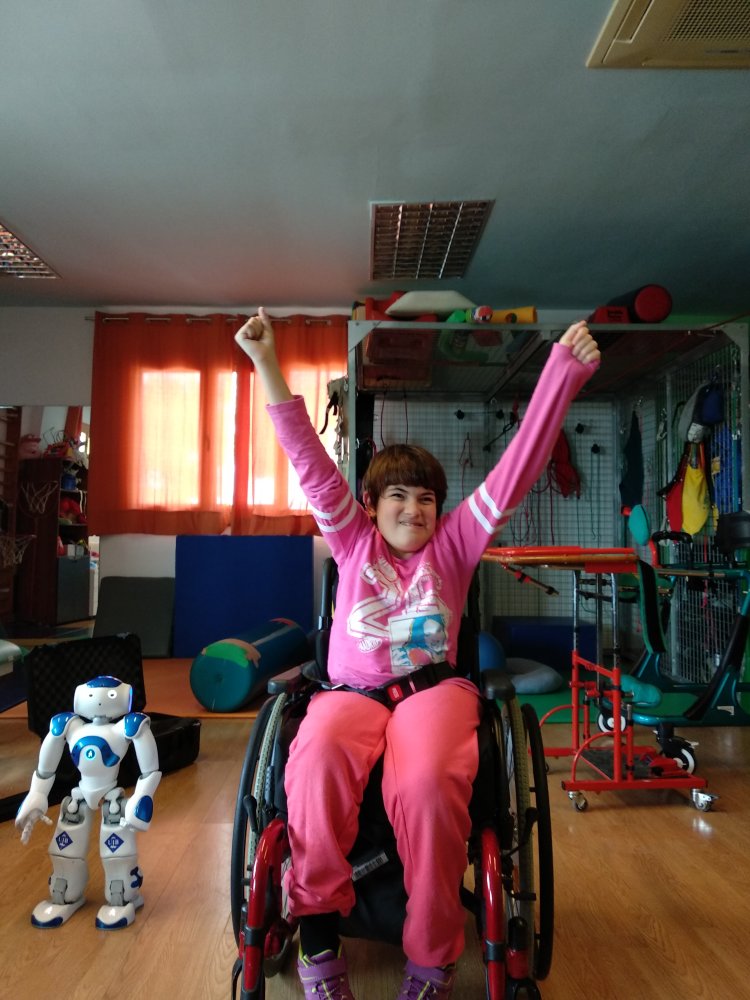
#> input picture Andreu/Andreu/Pell by miquel/p1.jpg, 3000 x 4000 px (shown at 1/4 size)
$ python palaslocasFoto.py
#> lines starting #> are read from the running program, lines starting #| are printed output that depends on the picture; after the words box and inside, x2 and y2 are one past the last pixel; in counts of white or black regions, pixels touching at a corner belong together
# import the necessary packages
import numpy as np
import cv2
import imutils

##Arxiu per trobar cara
faceClassif = cv2.CascadeClassifier('haarcascade_frontalface_default.xml')

frame = cv2.imread('p1.jpg')
#> frame is the input picture: shape (4000, 3000, 3); mean B, G, R 73.5, 78.2, 96.3

framecopia = frame

#RANGS PER SA FOTO
#lower = np.array([0, 54, 21], dtype = "uint8")
#upper = np.array([184, 255, 153], dtype = "uint8")

lower = np.array([0, 48, 80], dtype = "uint8")
upper = np.array([20, 255, 255], dtype = "uint8")

# [21 lines of commented-out code are left out]
gray = cv2.cvtColor(framecopia, cv2.COLOR_BGR2GRAY)
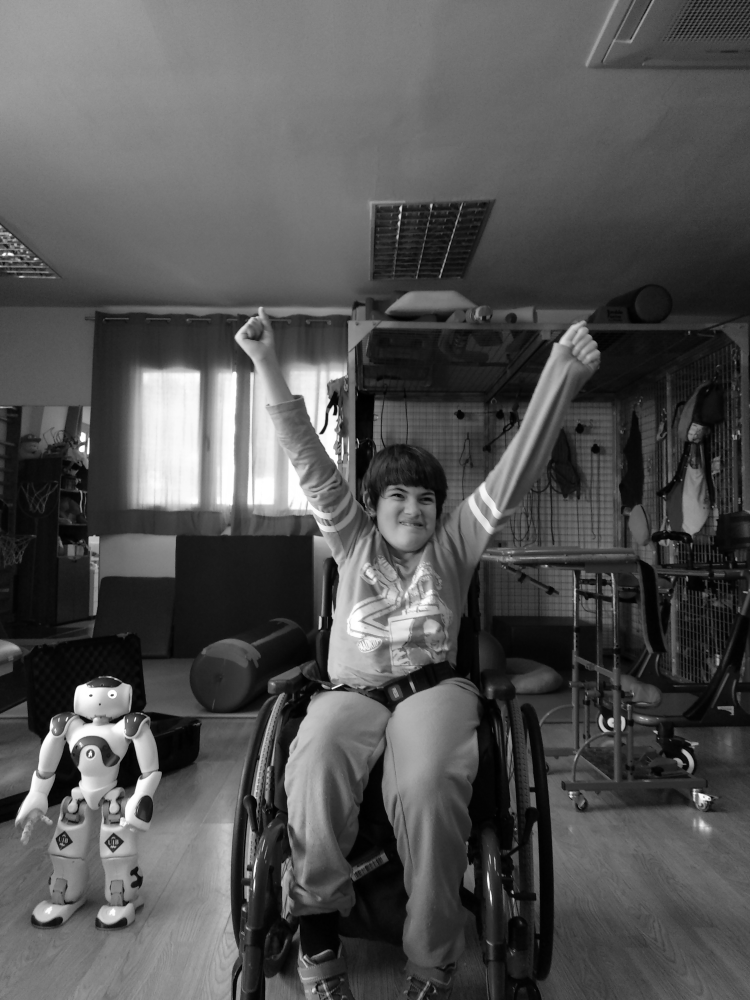
#> gray: shape (4000, 3000) (shown at 1/4 size); min 0, max 255, mean 83

##copy paste
faces = faceClassif.detectMultiScale(gray,
	scaleFactor=1.1,
	minNeighbors=5,
	minSize=(30,30),
	maxSize=(200,200))
#> faces = 18 rows, first 6: [2045, 2852, 42, 42], [2047, 2893, 53, 53], [2050, 2912, 51, 51], [2050, 2931, 55, 55], [2052, 2950, 54, 54], [1480, 1018, 68, 68]


for (x,y,w,h) in faces:
	cv2.rectangle(framecopia,(x-20,y-20),(x+w+20,y+h+50),(0,0,0),-1)
#> this loop made 18 passes
#> (x, y, w, h) on passes 1 to 12: (2045, 2852, 42, 42), (2047, 2893, 53, 53), (2050, 2912, 51, 51), (2050, 2931, 55, 55), (2052, 2950, 54, 54), (1480, 1018, 68, 68), (1779, 1979, 66, 66), (2292, 1764, 74, 74), (1775, 1865, 79, 79), (2161, 2279, 66, 66), (2294, 1790, 77, 77), (1754, 1814, 76, 76)

img = imutils.resize(frame, width = 400)
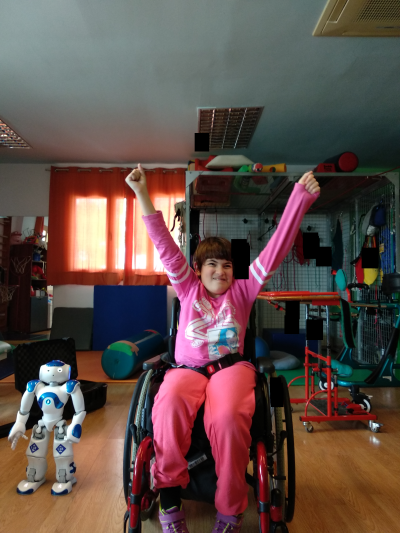
#> img: shape (533, 400, 3); mean B, G, R 72.7, 77.2, 95.3


imgcopia = imutils.resize(framecopia, width = 400)


converted = cv2.cvtColor(img, cv2.COLOR_BGR2HSV)
#> converted: shape (533, 400, 3); mean H, S, V 62.8, 104.1, 103.7
skinMask = cv2.inRange(converted, lower, upper)
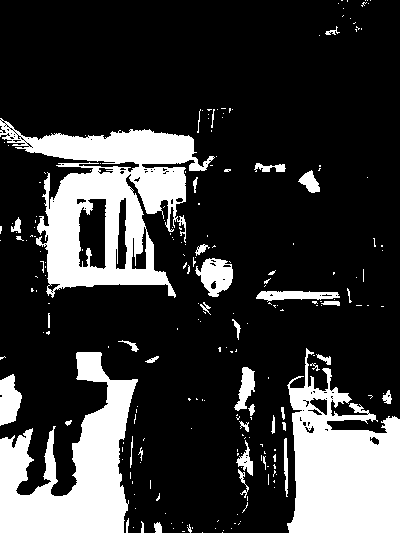
#> skinMask: shape (533, 400); 22.3% white; 223 white regions (182 under 20 px), largest, box (x1, y1, x2, y2) and area: (0, 118, 215, 298) 16225, (287, 348, 400, 533) 13240, (0, 352, 138, 533) 12333


kernel = cv2.getStructuringElement(cv2.MORPH_CROSS, (5, 5))
#> kernel = [[0, 0, 1, 0, 0], [0, 0, 1, 0, 0], [1, 1, 1, 1, 1], [0, 0, 1, 0, 0], [0, 0, 1, 0, 0]]
skinMask = cv2.erode(skinMask, kernel, iterations = 1)
#> skinMask: shape (533, 400); 17% white; 85 white regions (67 under 20 px), largest, box (x1, y1, x2, y2) and area: (289, 411, 400, 533) 11003, (0, 354, 136, 533) 10872, (39, 168, 167, 287) 6632
skinMask = cv2.dilate(skinMask, kernel, iterations = 2)
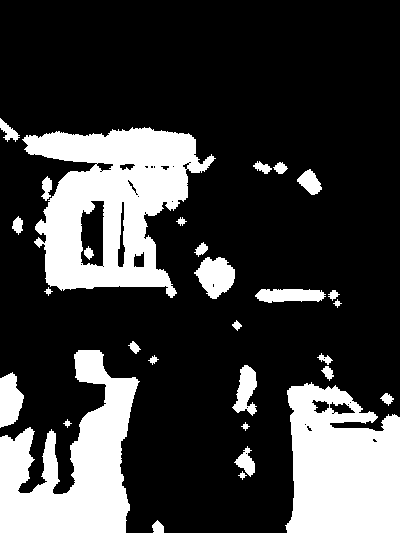
#> skinMask: shape (533, 400); 24.2% white; 30 white regions, largest, box (x1, y1, x2, y2) and area: (22, 127, 216, 298) 17928, (285, 382, 400, 533) 13919, (0, 350, 140, 533) 13606

skinMask = cv2.GaussianBlur(skinMask, (3, 3), 0)
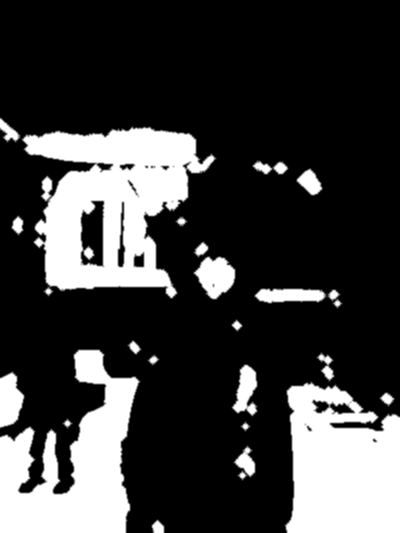
#> skinMask: shape (533, 400); min 0, max 255, mean 61.7
skin = cv2.bitwise_and(img, img, mask = skinMask)
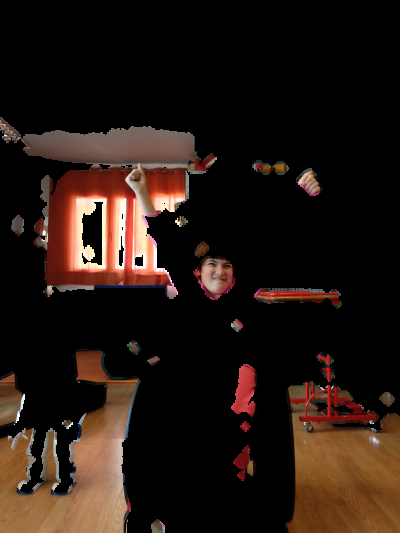
#> skin: shape (533, 400, 3); mean B, G, R 17.1, 23.3, 36.2

cv2.imshow("2", np.hstack([img, skin]))
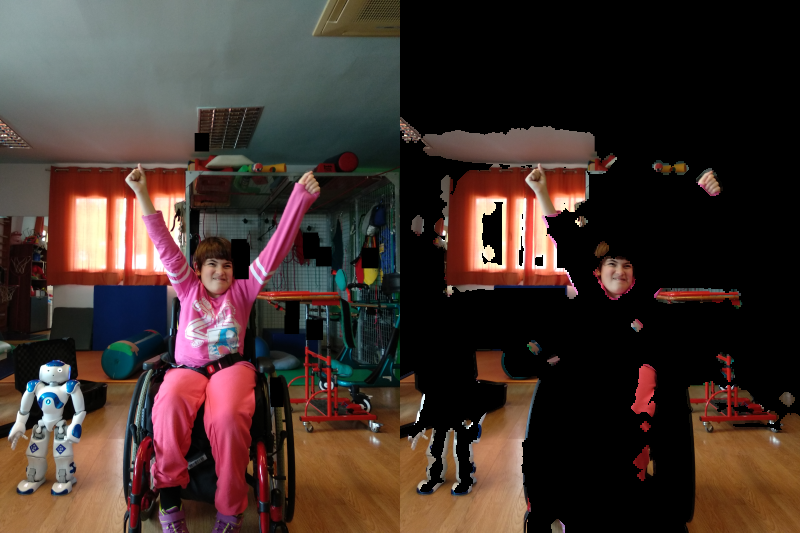
#> window '2': shape (533, 800, 3); mean B, G, R 44.9, 50.3, 65.7

cv2.waitKey(0)
cv2.destroyAllWindows()

$ run again, with Andreu/Andreu/Pell by miquel/nig.jpg copied over Andreu/Andreu/Pell by miquel/p1.jpg
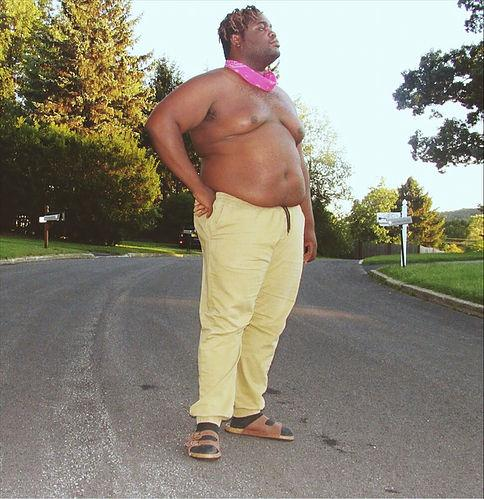
#> input picture Andreu/Andreu/Pell by miquel/nig.jpg, 484 x 499 px
#> frame is the input picture: shape (499, 484, 3); mean B, G, R 121.5, 136.4, 142.1
#> faces = ()
#> converted: shape (412, 400, 3); mean H, S, V 39.6, 52, 145.8
#> `skinMask = cv2.inRange(converted, lower, upper)`:
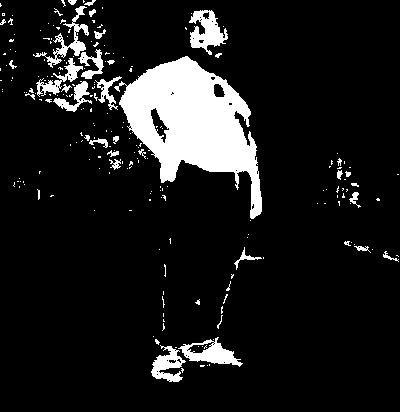
#> skinMask: shape (412, 400); 10.7% white; 220 white regions (185 under 20 px), largest, box (x1, y1, x2, y2) and area: (114, 56, 262, 219) 11386, (189, 10, 228, 55) 917, (178, 337, 243, 367) 811
#> kernel = [[0, 0, 1, 0, 0], [0, 0, 1, 0, 0], [1, 1, 1, 1, 1], [0, 0, 1, 0, 0], [0, 0, 1, 0, 0]]
#> `cv2.imshow("2", np.hstack([img, skin]))`:
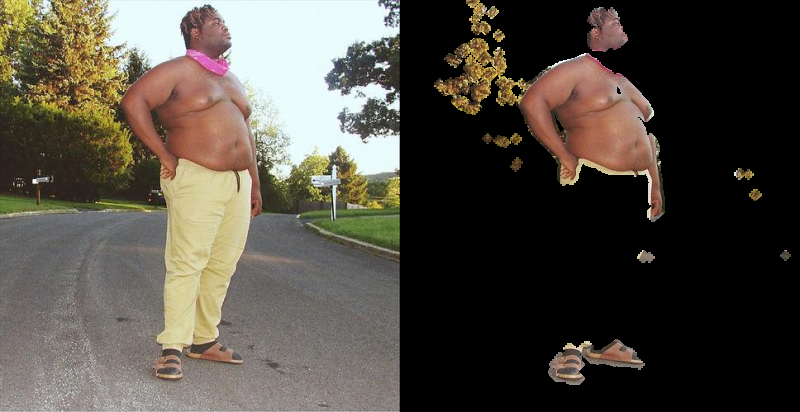
#> window '2': shape (412, 800, 3); mean B, G, R 66.5, 75.5, 80.9
